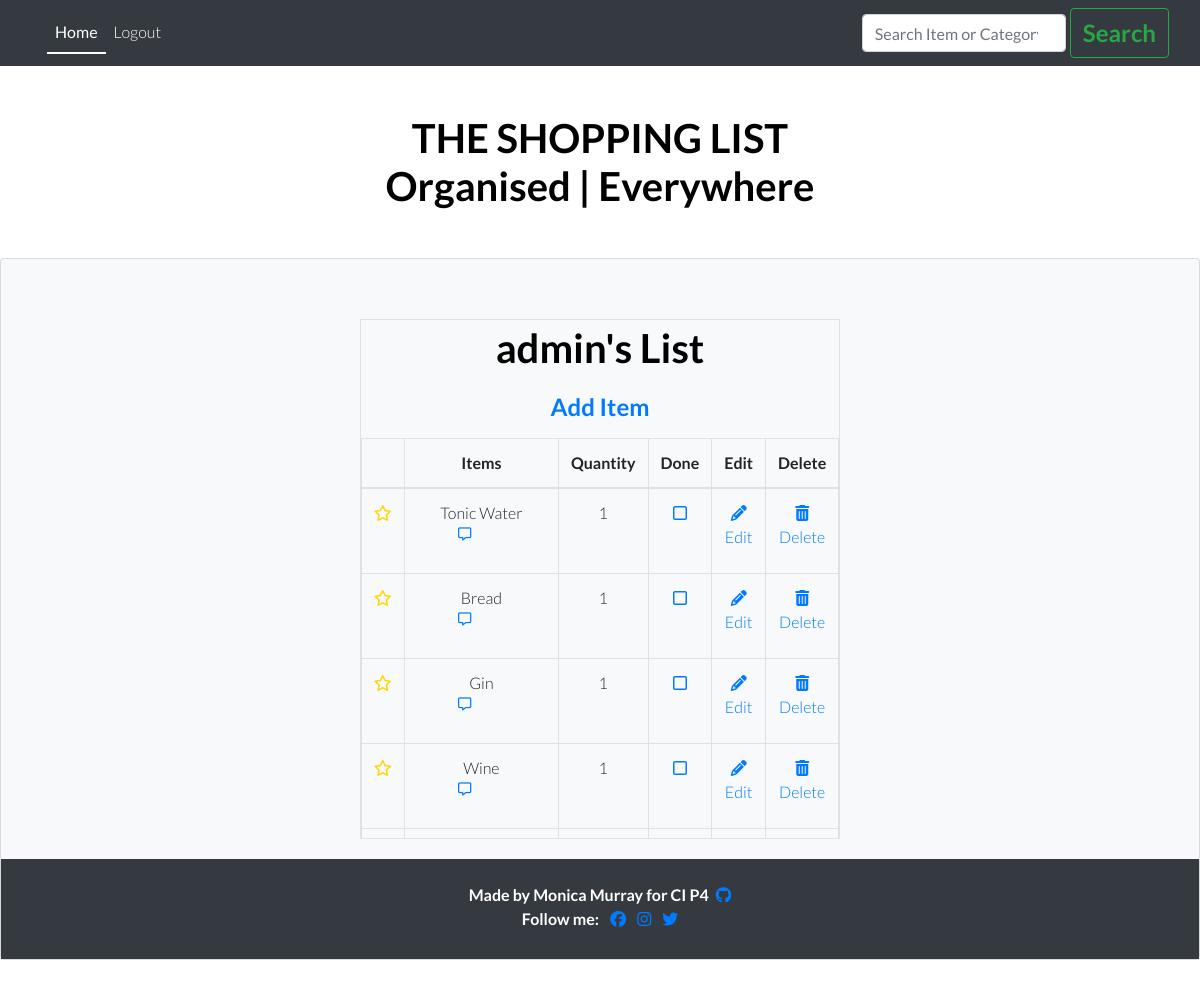
Page / (signed in) on the earlier database version.
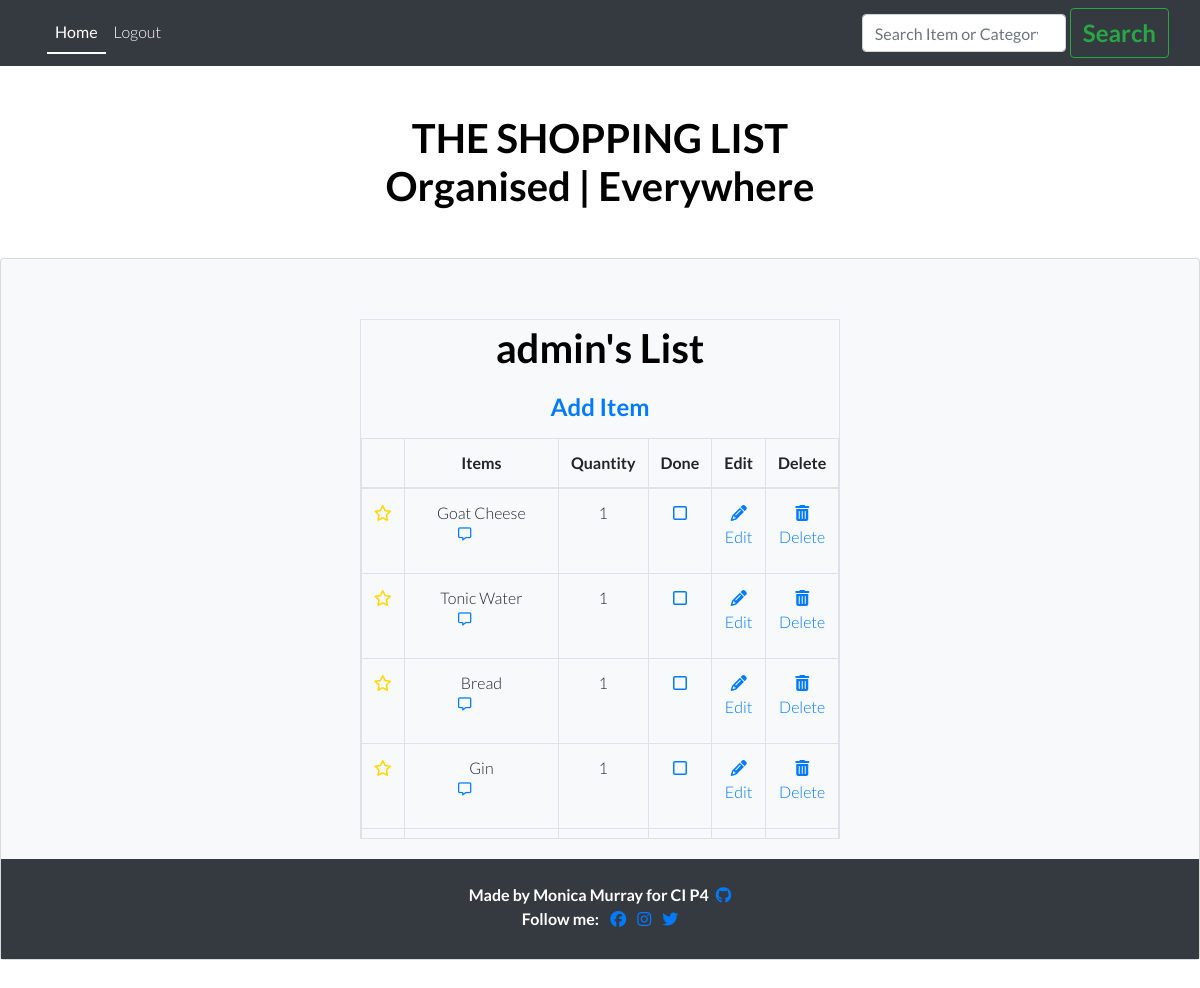
Same page on the later database version.
### list/models.py (models this page shows)
class Entry(models.Model):
    item_name = models.CharField(
        max_length=60, null=False, blank=False)
    quantity = models.IntegerField(
        choices=QUANTITY_CHOICES, default='1')
    star = models.BooleanField(default=False)
    user = models.ForeignKey(User, on_delete=models.CASCADE)
    category = models.CharField(
        max_length=20, choices=CATEGORY_CHOICES, default='Fresh')
    added_on = models.DateTimeField(auto_now_add=True)
    check_item_as_done = models.BooleanField(default=False)
    class Meta:
        ordering = ['-added_on', '-star', ]
    def __str__(self):
        return self.item_name

### list/views.py (the view, shortened to what this page needs)
# urls.py: path('', views.EntryList.as_view(), name='home'),
class EntryList(LoginRequiredMixin, generic.ListView):
    model = Entry
    template_name = 'index.html'
    paginate_by = 100
    def get_queryset(self, **kwargs):
        queryset = Entry.objects.filter(user=self.request.user)
        search = self.request.GET.get('query')
        print(queryset)
        return queryset

### list/models.py (called while the page is built)
    def __str__(self):
        return self.body

### templates/index.html (shortened to what this page needs)
{% extends 'base.html' %}
{% load static %}
{% block content %}
<div class="image-container mt-3">
</div>
<div class="card-body justify-content-center">
  <div class="row justify-content-center">
    {% if user.is_authenticated %}
    <div class="table-responsive-sm table-bordered pt-1">
      <h1>{{user.username}}'s List</h1>
      <button type="button" class="btn btn-lg mb-1">
        <a href="{% url 'add' %}">Add Item</a>
      </button>
      <div style="max-width: 100%; max-height: 400px; overflow-y: scroll">
        <table class="table">
          <thead>
            <tr>
              <th scope="col" class="w-auto"></th>
              <th scope="col" class="w-50">Items</th>
              <th scope="col" class="w-auto">Quantity</th>
              <th scope="col" class="w-auto">Done</th>
              <th scope="col" class="w-auto">Edit</th>
              <th scope="col" class="w-auto">Delete</th>
            </tr>
          </thead>
          <tbody>
            {% for entry in entry_list %}
            <tr>
              {% if entry.star %}
              <td>
              </td>
              {% else %}
              <td>
                <a href="{% url 'toggle_star' entry.id %}">
                  <i class="fa-regular fa-star" aria-label="font awesome regular star icon" style="color: gold"></i>
                </a>
              </td>
              {% endif %}
              {% if entry.check_item_as_done %}
              <td class="text-capitalize">
                <strike> {{ entry.item_name }} </strike>
              </td>
              <td>{{entry.quantity}}</td>
              <td>
                <a href="{% url 'toggle_check' entry.id %}">
                  <i class="fa-solid fa-square-check" aria-label="font awesome solid checkbox icon"></i>
                </a>
              </td>
              <td></td>
              <td>
                <a href="{% url 'delete' entry.id %}"><i class="fa-solid fa-trash-can"
                    aria-label="font awesome trash-can delete icon"></i>
                  Delete</a>
              </td>
              {% else %}
              <td class="text-capitalize">
                {{ entry.item_name }}
                <p class="text-capitalize font-italic text-wrap" style="width: 6rem">
                  <a href="{% url 'note' entry.id %}">
                    <i class="fa-regular fa-message text-center" aria-label="font awesome regular add note icon"></i>
                  </a>
                </p>
              </td>
              <td>{{entry.quantity}}</td>
              <td>
                <a href="{% url 'toggle_check' entry.id %}">
                  <i class="fa-regular fa-square" aria-label="font awesome regular checkbox icon"></i>
                </a>
              </td>
              <td>
                <a href="{% url 'edit' entry.id %}">
                  <i class="fa-solid fa-pencil" aria-label="font awesome solid pencil icon"></i> Edit</a>
              </td>
              <td>
                <a href="{% url 'delete' entry.id %}">
                  <i class="fa-solid fa-trash-can" aria-label="font awesome solid trash-can delete icon"></i> Delete</a>
              </td>
              {% endif %}
            </tr>
            {% empty %}
            <tr>
              The Shopping list is currently empty.
            </tr>
            {% endfor %}
          </tbody>
        </table>
      </div>
    </div>
    {% else %}
  </div>
</div>
{% endif %}
</div>
{% endblock %}

Differences in the rows shown:
no longer on this page (row unchanged): Entry: star False (drawn), item_name "Wine", quantity "1"
added Entry: star False (drawn), item_name "Goat Cheese", quantity "1"
